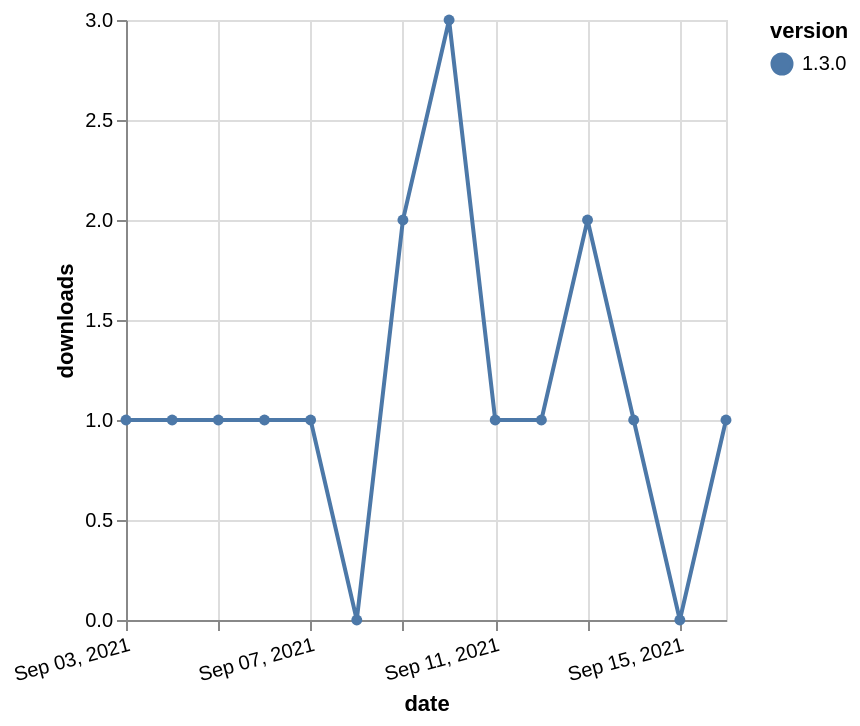

Vega-Lite specification for this chart:
### Vega-Lite specification from a JSON file in a GitHub repository (floating-point values rounded to 4 significant figures)
{"$schema": "https://vega.github.io/schema/vega-lite/v5.json", "description": "A simple bar chart with embedded data.", "data": {"values": [{"date": "2021-09-03", "total": 133, "delta": 1, "version": "1.3.0"}, {"date": "2021-09-04", "total": 134, "delta": 1, "version": "1.3.0"}, {"date": "2021-09-05", "total": 135, "delta": 1, "version": "1.3.0"}, {"date": "2021-09-06", "total": 136, "delta": 1, "version": "1.3.0"}, {"date": "2021-09-07", "total": 137, "delta": 1, "version": "1.3.0"}, {"date": "2021-09-08", "total": 137, "delta": 0, "version": "1.3.0"}, {"date": "2021-09-09", "total": 139, "delta": 2, "version": "1.3.0"}, {"date": "2021-09-10", "total": 142, "delta": 3, "version": "1.3.0"}, {"date": "2021-09-11", "total": 143, "delta": 1, "version": "1.3.0"}, {"date": "2021-09-12", "total": 144, "delta": 1, "version": "1.3.0"}, {"date": "2021-09-13", "total": 146, "delta": 2, "version": "1.3.0"}, {"date": "2021-09-14", "total": 147, "delta": 1, "version": "1.3.0"}, {"date": "2021-09-15", "total": 147, "delta": 0, "version": "1.3.0"}, {"date": "2021-09-16", "total": 148, "delta": 1, "version": "1.3.0"}]}, "width": "container", "mark": {"type": "line", "point": {"filled": true}}, "encoding": {"x": {"field": "date", "type": "temporal", "timeUnit": "yearmonthdate", "title": "date", "axis": {"labelAngle": -15}}, "y": {"field": "delta", "type": "quantitative", "title": "downloads"}, "color": {"field": "version", "type": "nominal"}, "tooltip": {"field": "delta"}}}
